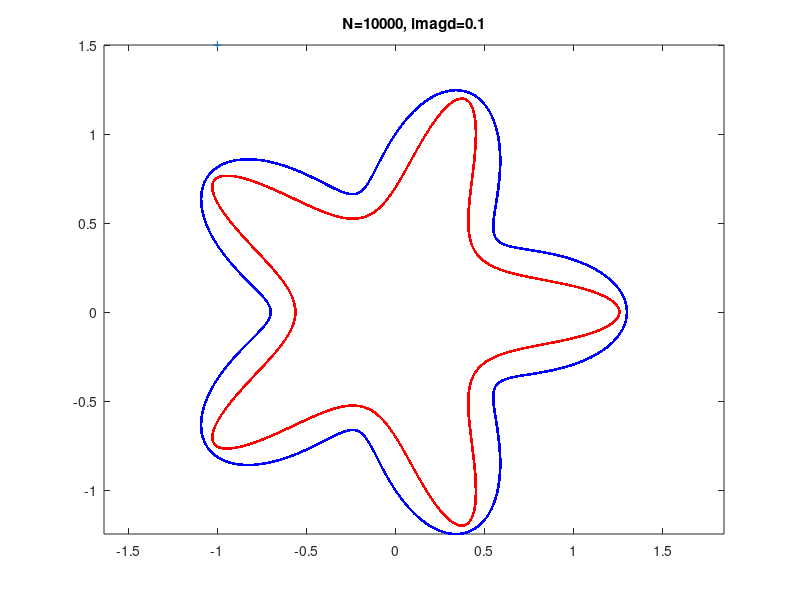

The MATLAB source for this figure: (Note: this script raises an error after producing the figure.)
% driver code for 2D Helmholtz exterior scattering from smooth domain.
% using MFS and FLAM FDS. Small example to test: FLAM and FMM2D.

% Barnett 3/25/19. 4/8/19: added FMM2D

clear;
v = 1;        % verbosity: 0 = text only, 1 = total potential plot

k = 30;    % wavenumber (fix all params if want to compare to ue value below)

b = 1; a = .3; w = 5;    % try 25;        % smooth wobbly radial shape params
R = @(t) b*(1 + a*cos(w*t));
R_t = @(t) -a*b*w*sin(w*t); 
R_tt = @(t) -a*b*w*w*cos(w*t); 

ti = -pi/6; ui = @(x) exp(1i*k*(cos(ti)*real(x)+sin(ti)*imag(x))); % u_inc
x0 = -1 + 1.5i;   % scatt wave soln test pt.  Note pts are in complex notation

N = 1e4;         % overkill by factor 20, but good for test evalmeth='f'.
evalmeth = 'f';   % summation method for pot eval: 'd' direct slow, 'f' FMM.

% MFS: t = surface pt struct, s = source pt struct
M = round(1.2*N);         % # bdry pts
t.t = (1:M)'/M*2*pi; t.x = exp(1i*t.t).*R(t.t);  % bdry pts
s.t = (1:N)'/N*2*pi;
imagd = 0.1;                   % Note for imagd=0.1 in this BVP, rank(A)<600
s.x = exp(1i*s.t).*R(s.t)  ...  % z(t)
    + 1i*imagd *(1i*exp(1i*s.t).*R(s.t)+exp(1i*s.t).*R_t(s.t)) ... % id z'(t)
    - imagd^2 *(-exp(1i*s.t).*R(s.t) + 1i * exp(1i*s.t) .* R_t(s.t) ...
                + 1i * exp(1i*s.t).*R_t(s.t) + exp(1i*s.t) .*R_tt(s.t)); 
            
fprintf('min src ppw = %.3g; bdry ppw = %.3g\n',2*pi/(k*max(abs(diff(s.x)))),2*pi/(k*max(abs(diff(t.x)))))
if v, figure(1); clf; plot(t.x, 'b.-'); hold on; plot(s.x, 'r.'); plot(x0,'+');
  axis equal; title(sprintf('N=%d, imagd=%g',N,imagd)); hold off; drawnow; end

% convert to real coords: rx = surface pts (rows), cx = source pts (cols)...
rx = [real(t.x(:))'; imag(t.x(:))']; cx = [real(s.x(:))'; imag(s.x(:))'];

% linear solver choice...
meth = 'r';  % 'l'=dense LU, 'q'=dense QR (both O(N^3)); 'r'=FLAM rskel

flampar.rank_or_tol = 1e-12;
flampar.p=64;  % num proxy pts (should depend on eps)
flampar.opts = []; flampar.opts.verb = 0;
flampar.occ=128;    % max pts per box for quadtree

% params for LSQ
lsqpar.meth = 'u';  % 'u'=underdetermined, 'o'=overdetermined
lsqpar.tau = eps^(-1/3);  % constraint weighting
lsqpar.lambda = 1e-6;  % regularization in OLS
lsqpar.qr = 'q';   % 'q'=qr, 's'=spqr (needs SuiteSparse)
lsqpar.refine = 0;      % 0 or 1

F = factor(k,rx,cx,meth,flampar,lsqpar);  % direct solve, into struct fac
if meth~='r', fprintf('eps-rank of A : %d\n',rank(F.A,1e-14*normest(F.A))), end
rhs = -ui(t.x);     % eval uinc on bdry
co = solve(F,rhs,meth);
nrm = norm(co);
ur = mfseval(k,[real(t.x)';imag(t.x)'],cx,co,evalmeth);  % apply A to co
rrms = norm(ur(:) - rhs)/sqrt(M);

u = mfseval(k,[real(x0);imag(x0)],cx,co,'d');   % one targ: always use direct

ue =  -0.764438165507287 +     0.357188677072235i;  % true val (a=.3,w=5,k=30)
disp('      N       resid rms      u err at pt   soln 2-norm:')
Ns = N;
format short g; disp([Ns(:), rrms, abs(u-ue), nrm]); format long g

m = 1e3;    % check at this many new shifted-grid bdry pts
clear b; b.t = (0.5:m-0.5)'/m*2*pi; b.x = exp(1i*b.t).*R(b.t);
ub = mfseval(k,[real(b.x)';imag(b.x)'],cx,co,evalmeth);
utotb = ub + ui(b.x).';                 % physical potential on bdry
fprintf('bdry rms err: %.3g \n', norm(utotb)/sqrt(m)) % u_tot on bdry = 0?

if v, dx = 0.01; xmax = 2.0; g = -xmax:dx:xmax;      % image plot grid
  [xx yy] = meshgrid(g,g);
  ii = ~insideradfunc(R,xx+1i*yy);
  xx = xx(ii)'; yy = yy(ii)';       % row vecs of ext targ coords only
  tic; uu = mfseval(k,[xx;yy],cx,co,evalmeth);
  fprintf('grid eval %.3g s\n',toc);
  uu = uu + ui([xx + 1i*yy]);   % add incident to get physical potential (rows)
  ug = nan*ii; ug(ii) = uu;     % overwrite ext only
  figure(2); clf; imagesc(g,g,real(ug)); caxis(2*[-1 1]); axis equal tight xy
  colorbar; hold on; plot(t.x,'-');
end
